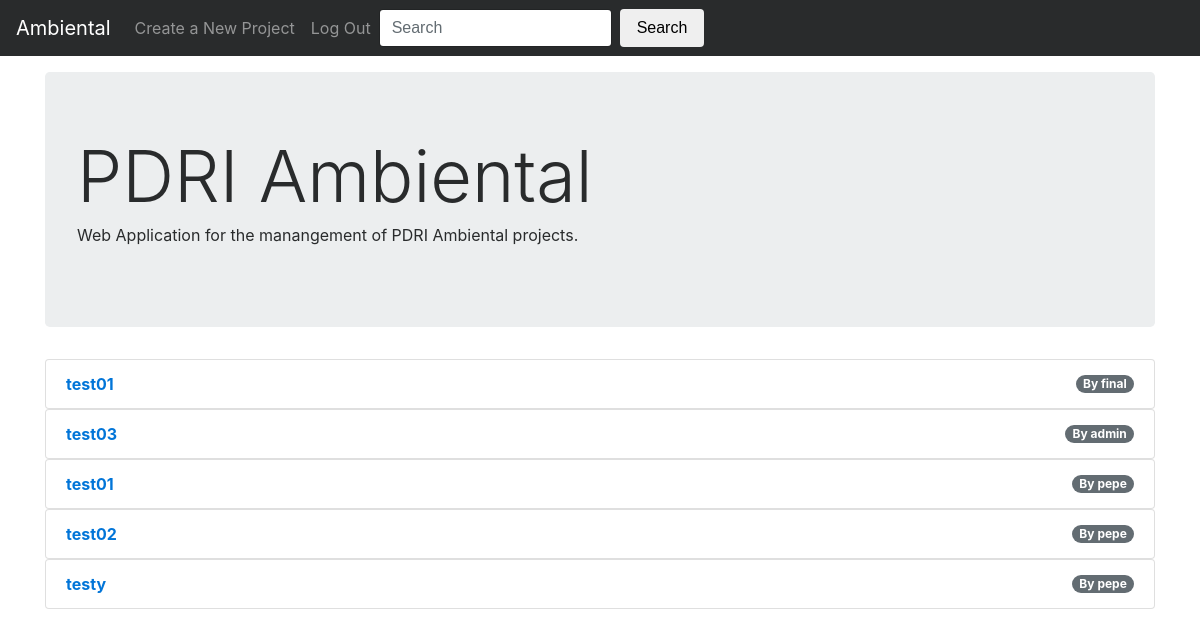
The app's page /ambiental/index/ (signed in), older data.
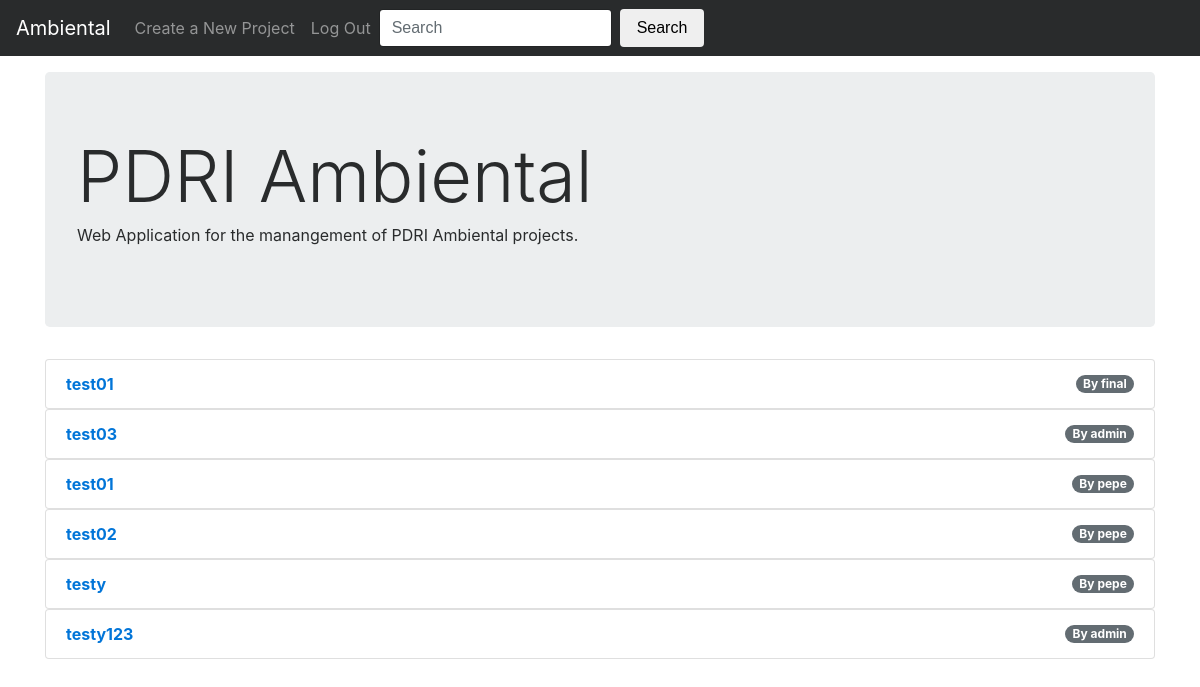
The same page, newer data.
### ambiental/models.py (models this page shows, shortened)
class Project(models.Model):
    creator = models.ForeignKey(UserProfile, on_delete=models.CASCADE)
    name = models.CharField(max_length=100)
    description = models.CharField(max_length=300, default="Nothing here yet")
    slug = models.SlugField()
    def __str__(self):
        return self.name

class UserProfile(models.Model):
    user = models.OneToOneField(User)
    company = models.CharField(max_length=100, blank=True)
    def __str__(self):
        return self.user.username

### ambiental/views.py (the view)
class FormBase(LoginRequiredMixin, FormView):
    login_url = reverse_lazy('login')
    redirect_field_name = 'redirect_to'
    template_name = 'ambiental/index.html'
    form_class = RatingElementForm
    success_url = reverse_lazy('index')
    def get_context_data(self, **kwargs):
        context = {}
        print self.request.user
        if self.request.user.username == 'admin':
            context['projects']  = Project.objects.filter()
        else:
            context['projects'] = Project.objects.filter(creator=self.request.user.userprofile)
        return context

### templates/ambiental/index.html
{% extends 'ambiental/base.html' %}
{% load staticfiles %}
{% block content_block %}
<div class="container">
  <div class="jumbotron">
    <h1 class="display-3">PDRI Ambiental</h1>
    <p>Web Application for the manangement of PDRI Ambiental projects.</p>
  </div>
  <div class="list-group">
  {% for project in projects %}
  <ul class="list-group">
    <li class="list-group-item justify-content-between">
      <a href="{% url 'project' project.slug %}"><strong>{{ project }}</strong></a>
      <span class="badge badge-default badge-pill">By {{ project.creator }}</span>
    </li>
  </ul>
  {% endfor %}
  </div>
</div>
{% endblock %}

Row changes from the older to the newer data that the page shows:
added Project: name "testy123", creator "admin"
